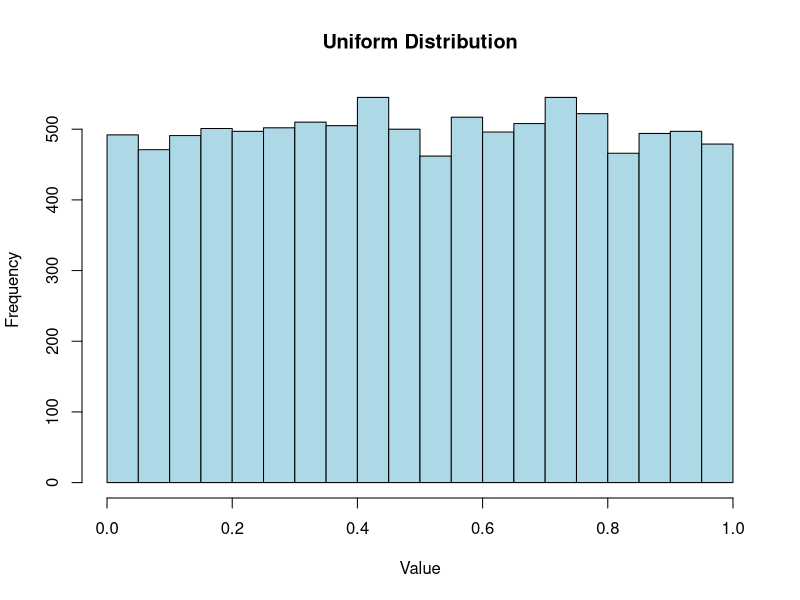
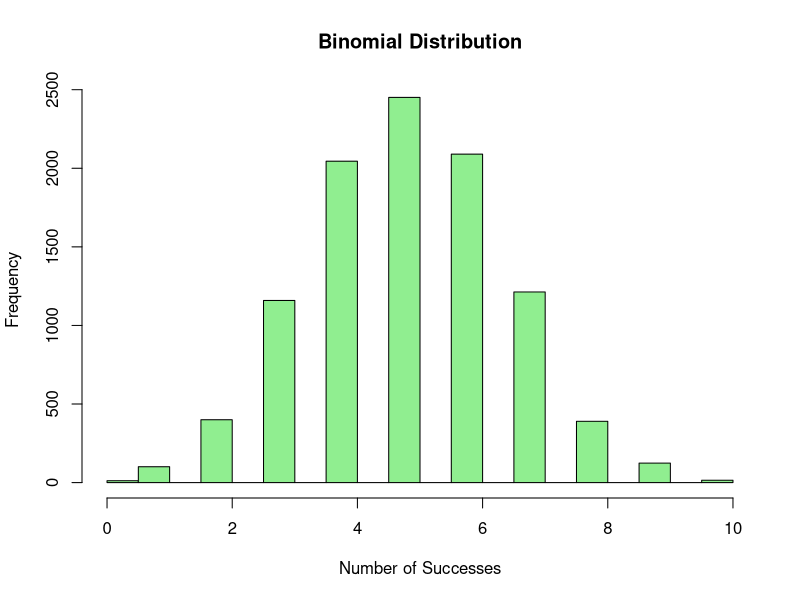
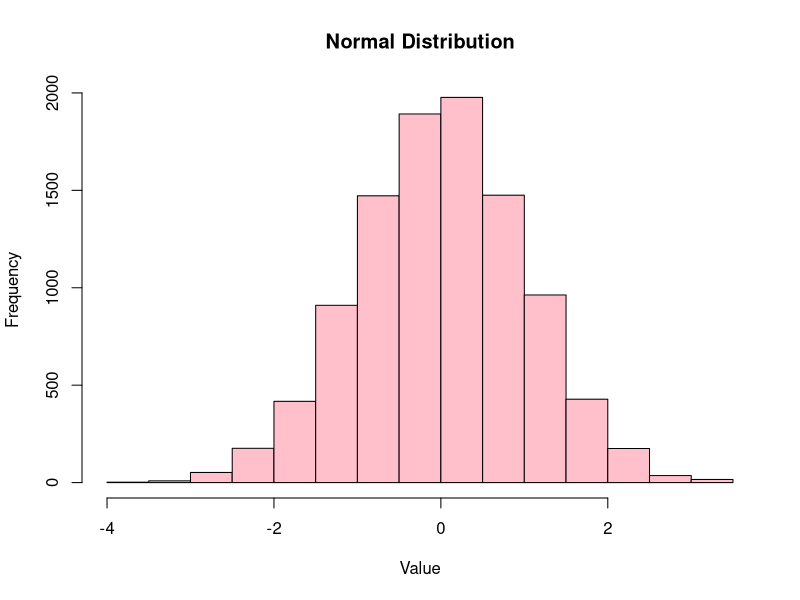
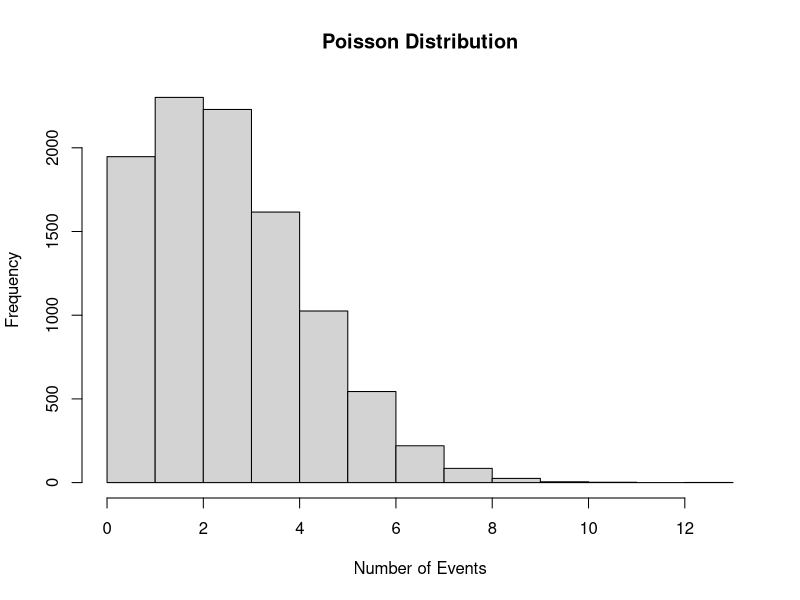
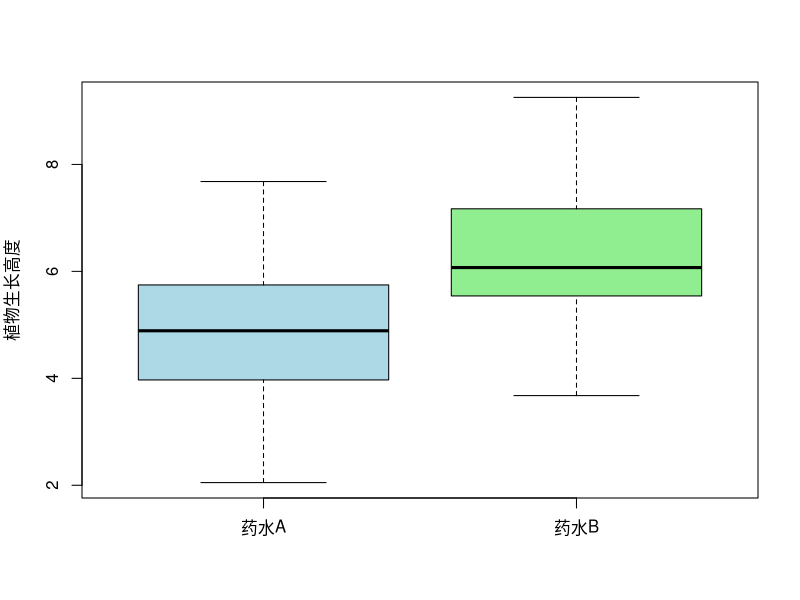
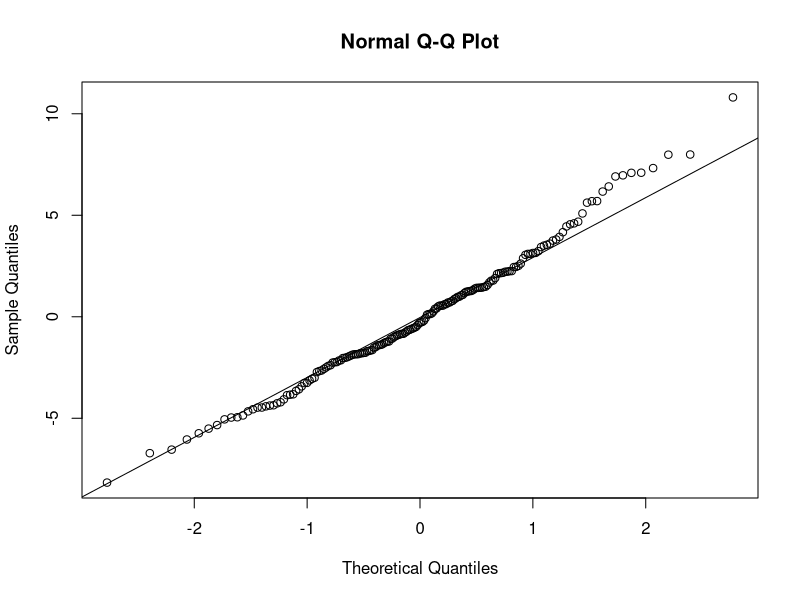
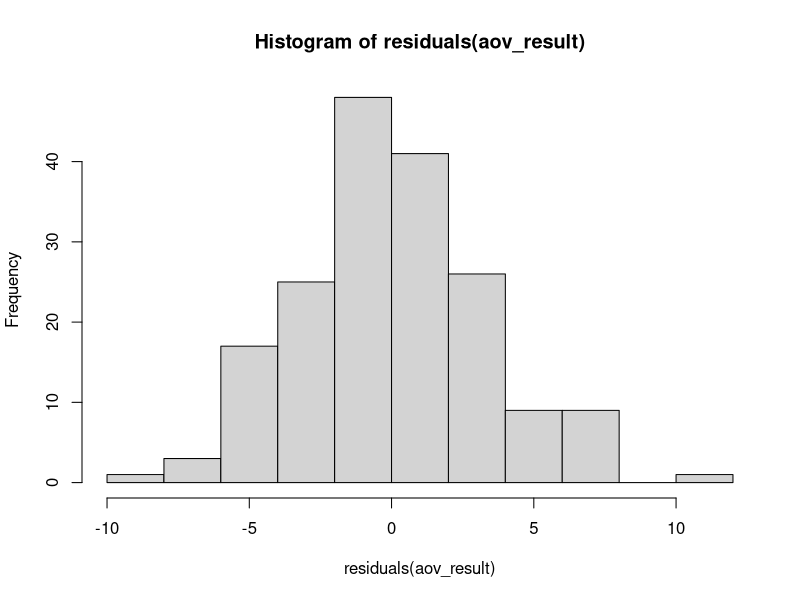
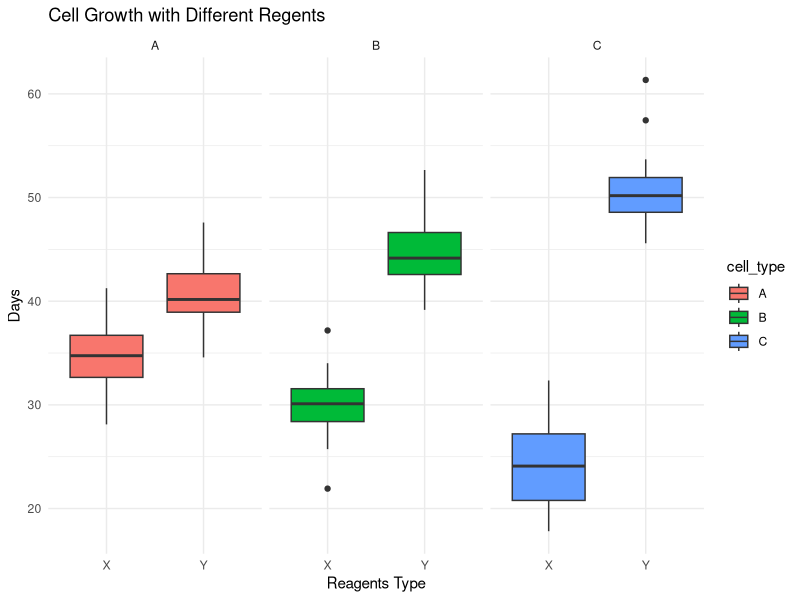

Here is the R script that generated these plots, in order:
## ---- chunk 1
# 均匀分布
x <- runif(10000, min=0, max=1)  # 生成10000个在0到1之间的均匀分布随机数
hist(x, main="Uniform Distribution", col="lightblue", xlab="Value", ylab="Frequency")

## ---- chunk 2
# 二项分布
x <- rbinom(10000, size=10, prob=0.5)  # 进行10000次实验，每次实验10次抛硬币，硬币正面朝上的概率为0.5
hist(x, main="Binomial Distribution", col="lightgreen", xlab="Number of Successes", ylab="Frequency")
## ---- chunk 3
# 正态分布
x <- rnorm(10000, mean=0, sd=1)  # 生成10000个均值为0，标准差为1的正态分布随机数
hist(x, main="Normal Distribution", col="pink", xlab="Value", ylab="Frequency")

## ---- chunk 4
# 泊松分布
x <- rpois(10000, lambda=3)  # 生成10000个λ(事件发生率)为3的泊松分布随机数
hist(x, main="Poisson Distribution", col="lightgrey", xlab="Number of Events", ylab="Frequency")

## ---- chunk 5
# 随机生成示例数据
set.seed(123)  # 为了结果可重现
growth_A <- rnorm(30, mean=5, sd=1.5)  # 药水A的效果
growth_B <- rnorm(30, mean=6, sd=1.5)  # 药水B的效果
## ---- chunk 6
# 描述性统计
summary(growth_A)
summary(growth_B)

# 绘制盒形图
boxplot(growth_A, growth_B, names=c("药水A", "药水B"),
        ylab="植物生长高度", col=c("lightblue", "lightgreen"))

## ---- chunk 7
# 独立样本T检验
t.test(growth_A, growth_B)
## ---- chunk 8
# 假设的数据
set.seed(123) # 确保结果的可重复性
cell_growth <- data.frame(
  cell_type = factor(rep(c("A", "B", "C"), each = 60)),
  reagents_type = factor(rep(c("X", "Y"), each = 30)),
  days = c(rnorm(30, mean = 35, sd = 3.5), 
             rnorm(30, mean = 40, sd = 3.5), 
             rnorm(30, mean = 30, sd = 3.5), 
             rnorm(30, mean = 45, sd = 3.5), 
             rnorm(30, mean = 25, sd = 3.5), 
             rnorm(30, mean = 50, sd = 3.5))
)
head(cell_growth)
## ---- chunk 9
# ANOVA
aov_result <- aov(days ~ cell_type * reagents_type, data = cell_growth)
summary(aov_result)
## ---- chunk 10
qqnorm(residuals(aov_result))
qqline(residuals(aov_result))
## ---- chunk 11
hist(residuals(aov_result))
## ---- chunk 12
shapiro_res_test <- shapiro.test(residuals(aov_result))
shapiro_res_test
## ---- chunk 13
# TukeyHSD进行多重比较
TukeyHSD(aov_result)
## ---- chunk 14
# 使用ggplot2绘图
library(ggplot2)
ggplot(cell_growth, aes(x = reagents_type, y = days, fill = cell_type)) +
  geom_boxplot() +
  facet_wrap(~ cell_type) +
  theme_minimal() +
  labs(title = "Cell Growth with Different Regents", x = "Reagents Type", y = "Days")
## ---- chunk 15
# 安装和加载所需的包
if (!require("dplyr")) install.packages("dplyr")
if (!require("ggplot2")) install.packages("ggplot2")
if (!require("car")) install.packages("car")
library(dplyr)
library(ggplot2)
library(car)

# 假设的数据集
set.seed(123)
data <- expand.grid(Light = c("Low", "Medium", "High"),
                    Soil = c("Regular", "Nutrient-rich"))
data$Growth <- rnorm(6, mean = c(5, 7, 9, 6, 8, 10), sd = 1.5)
## ---- chunk 16
# 查看数据结构
str(data)
## ---- chunk 17
# 数据可视化
ggplot(data, aes(x = Light, y = Growth, fill = Soil)) +
  geom_bar(stat = "identity", position = position_dodge()) +
  theme_minimal() +
  labs(title = "Plant Growth under Different Light Conditions and Soil Types",
       x = "Light Condition",
       y = "Growth Height (cm)")
## ---- chunk 18
# 进行多因素ANOVA
anova_result <- aov(Growth ~ Light * Soil, data = data)
summary(anova_result)
## ---- chunk 19
# 检查交互作用
interaction.plot(data$Light, data$Soil, data$Growth,
                 type="b", col=c("red", "blue"),
                 pch=c(18, 24), xlab="Light Condition", ylab="Growth Height (cm)")
## ---- chunk 20
set.seed(2023) # 为了确保结果的可重复性

# 假设营养素浓度范围从0到10，我们有100个样本点
nutrient_concentration <- runif(100, min = 0, max = 10)

# 假设生长速率和营养素浓度有线性关系，但也加入一些随机噪声
# 例如：growth_rate = 2 * nutrient_concentration + error
growth_rate <- 2 * nutrient_concentration + rnorm(100, mean = 0, sd = 2)

# 创建数据框
experiment_data <- data.frame(
  nutrient_concentration = nutrient_concentration,
  growth_rate = growth_rate
)

head(experiment_data,n=2) # 显示数据框

## ---- chunk 21
model <- lm(growth_rate ~ nutrient_concentration, data = experiment_data)
## ---- chunk 22
summary(model)
## ---- chunk 23
ggplot(experiment_data, aes(x = nutrient_concentration, y = growth_rate)) +
  geom_point() +                                # 绘制散点
  geom_smooth(method = "lm", se = FALSE) +      # 绘制线性回归线，不包括置信区间
  labs(x = "营养素浓度", y = "细胞生长速率", title = "营养素浓度与细胞生长速率的关系") +
  theme_minimal()
## ---- chunk 24
# 模拟数据
# 假设有四个年级和四种糖果口味
students <- c('Year 1', 'Year 2', 'Year 3', 'Year 4')
flavors <- c('Lemon', 'Strawberry', 'Chocolate', 'Blueberry')
# 创建一个矩阵，行代表年级，列代表糖果口味的选择次数
candy_choices <- matrix(c(50, 30, 20, 40,  # Year 1
                          25, 45, 30, 20,  # Year 2
                          30, 20, 40, 30,  # Year 3
                          45, 15, 30, 30), # Year 4
                        nrow = 4, byrow = TRUE)

# 转换矩阵为数据框，并为行和列命名
candy_data <- data.frame(candy_choices)
rownames(candy_data) <- students
colnames(candy_data) <- flavors

# 显示数据框以验证数据
print(candy_data)

## ---- chunk 25
# 进行卡方检验
candy_chi_test <- chisq.test(candy_data)

# 打印检验结果
print(candy_chi_test)

